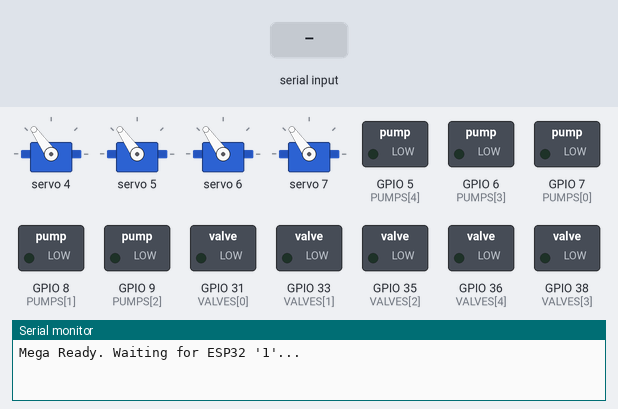
Recording of a sketch running on a simulated ESP32. On the bench: 4 × servo, switched loads named in the sketch (green lamp = pin HIGH), the last lines printed to the serial monitor. The test bench sets the inputs (shaded band).

Above: at 1.2 s.
1.3 s: "1" received over the second serial link
At 2.7 s:
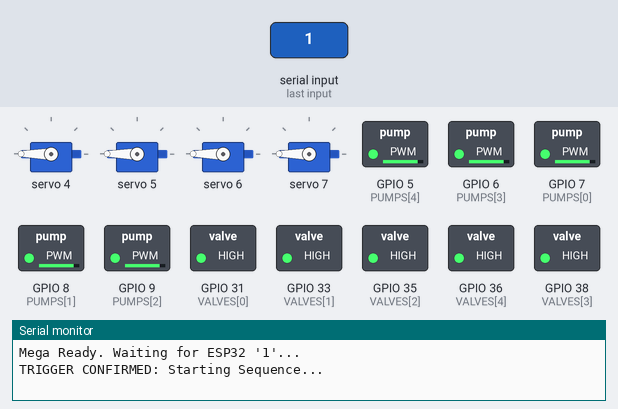
At 7.1 s:
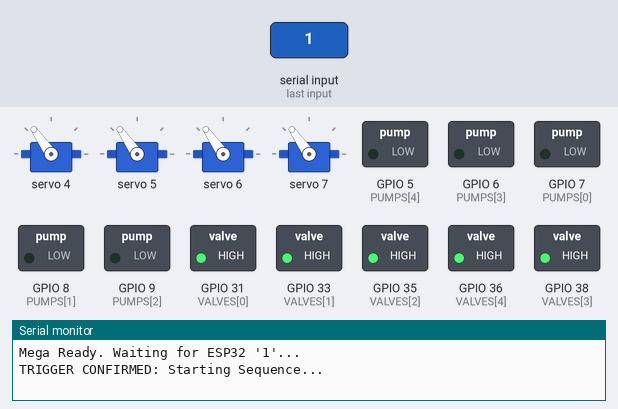
Timing chart, 0 to 16.3 s (numbered marks = the images above; inputs shaded):
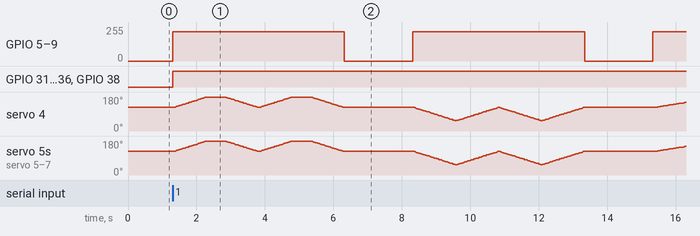

Measured:
- after the input at 1.3 s, GPIO 5 (PUMPS[4]), GPIO 6 (PUMPS[3]): alternates 220/255 for 5.0 s and 0/255 for 2.0 s, starting at once

The sketch:

mega-tentacle-control.ino
```cpp
// combined gpt logic with original pump design  - shortened to 10secs

#include <Wire.h>
#include <Adafruit_PWMServoDriver.h>

// --- PIN DEFINITIONS ---
const int PUMPS[5] = {7, 8, 9, 6, 5};
const int VALVES[5] = {31, 33, 35, 38, 36};
const int POWER = 220;
const int STOP = 0;
const int CENTER_ANGLE = 90;

Adafruit_PWMServoDriver pwm = Adafruit_PWMServoDriver();
#define SERVOMIN  150
#define SERVOMAX  600
uint8_t servoChannels[4] = {4, 5, 6, 7};

// --- System State ---
int currentStep = 0;
unsigned long previousMillis = 0;
unsigned long interval = 0;
bool isRunning = false;

int angleToPulse(int angle) {
  return map(angle, 0, 180, SERVOMIN, SERVOMAX);
}

void setAllPumpsValves(int power, bool valveOpen) {
  int valveState = valveOpen ? HIGH : LOW;
  for (int i = 0; i < 5; i++) {
    digitalWrite(VALVES[i], valveState);
    analogWrite(PUMPS[i], power);
  }
}

// Moves servos in a smooth arc within a specific time window
void moveCenterTargetCenter(int targetAngle, unsigned long totalTime, int repeats) {
  unsigned long startTime = millis();
  while (millis() - startTime < totalTime) {
    unsigned long elapsed = millis() - startTime;
    unsigned long cycleDuration = totalTime / repeats;
    unsigned long timeInCycle = elapsed % cycleDuration;
    float progress;

    if (timeInCycle < cycleDuration / 2) {
      progress = (float)timeInCycle / (cycleDuration / 2.0);
    } else {
      progress = 1.0 - ((float)(timeInCycle - (cycleDuration / 2.0)) / (cycleDuration / 2.0));
    }

    int currentAngle = CENTER_ANGLE + (int)((targetAngle - CENTER_ANGLE) * progress);
    for (int i = 0; i < 4; i++) {
      pwm.setPWM(servoChannels[i], 0, angleToPulse(currentAngle));
    }
    delay(15);
  }
}

void setup() {
  Serial.begin(115200);
  Serial1.begin(115200);

  for (int i = 0; i < 5; i++) {
    pinMode(PUMPS[i], OUTPUT);
    pinMode(VALVES[i], OUTPUT);
  }

  pwm.begin();
  pwm.setPWMFreq(50);

  for (int i = 0; i < 4; i++) {
    pwm.setPWM(servoChannels[i], 0, angleToPulse(CENTER_ANGLE));
  }

  setAllPumpsValves(STOP, LOW);
  Serial.println("Mega Ready. Waiting for ESP32 '1'...");
}

void loop() {

  if (Serial1.available() > 0) {
    char incoming = Serial1.read();
    if (incoming == '1' && !isRunning) {
      Serial.println("TRIGGER CONFIRMED: Starting Sequence...");
      isRunning = true;
      currentStep = 0;
      previousMillis = millis();
      interval = 0;
    }
  }

  if (isRunning) {
    unsigned long currentMillis = millis();
    if (currentMillis - previousMillis >= interval) {
      previousMillis = currentMillis;
      currentStep++;

      switch (currentStep) {

        case 1: // Cycle 1: wide
          setAllPumpsValves(POWER, HIGH);
          moveCenterTargetCenter(150, 5000, 2);
          interval = 100;
          break;

        case 2: // Pause
          setAllPumpsValves(STOP, HIGH);
          interval = 2000;
          break;

        case 3: // Cycle 2: deep
          setAllPumpsValves(POWER, HIGH);
          moveCenterTargetCenter(30, 5000, 2);
          interval = 100;
          break;

        case 4: // Pause
          setAllPumpsValves(STOP, HIGH);
          interval = 2000;
          break;

        case 5: // Cycle 3: medium
          setAllPumpsValves(POWER, HIGH);
          moveCenterTargetCenter(120, 5000, 2);
          interval = 100;
          break;

        case 6: // Release
          setAllPumpsValves(STOP, LOW);
          for (int i = 0; i < 4; i++) {
            pwm.setPWM(servoChannels[i], 0, angleToPulse(CENTER_ANGLE));
          }
          isRunning = false;
          Serial.println("Sequence complete. Waiting for next trigger.");
          interval = 10000;
          break;
      }
    }
  }
}
```
